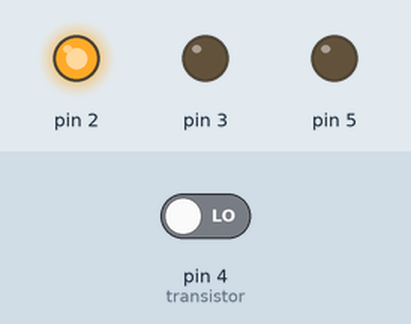
Recording of a sketch running on a simulated Arduino Uno, built with avr-gcc and run on an emulated ATmega328P. Parts: output pins drawn as LEDs (lit = HIGH). The inputs (shaded band) are chosen by the test bench; at power-on: pin 4 (transistor) LOW.

Above: at 1.2 s.
1.3 s: pin 4 (transistor) driven HIGH
At 2.1 s:
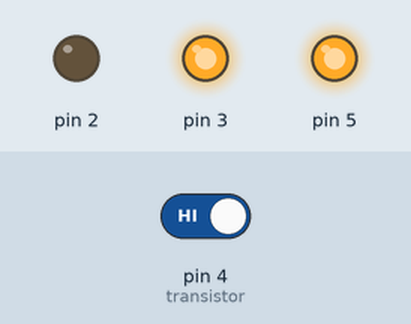
2.8 s: pin 4 (transistor) driven LOW
At 3.2 s:
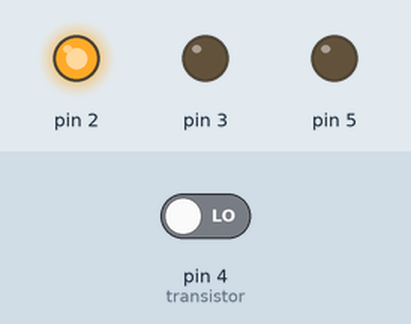
Timing chart, 0 to 5.8 s (numbered marks = the images above; inputs shaded):
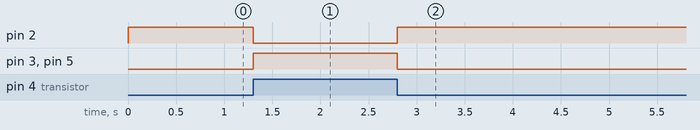

Measured:
- after the input at 1.3 s, pin 2: HIGH → LOW at once; pin 3, pin 5: LOW → HIGH at once
- after the input at 2.8 s, pin 2: LOW → HIGH at once; pin 3, pin 5: HIGH → LOW at once

The sketch:

Bomba_de_Agua_2022030.ino
```cpp
 /*
Fundación Kinal
Centro Educativo Técnico Labral Kinal
Electrónica
Grado: Quinto
Sección: A
Curso: Taller de Electrónica Digital y Reparación de Computadoras I
Nombre: Cristian Estuardo Orellana Dieguez
Carné: 2022030
*/
#define out(pin) pinMode(pin,OUTPUT)
#define in(pin) pinMode(pin,INPUT)
#define h(pin) digitalWrite(pin, HIGH)
#define l(pin) digitalWrite(pin, LOW)
#define ledR 2
#define ledA 3
#define transistor 4
#define rele 5
void setup() {
  out(ledR);
  out(ledA);
  out(rele);
  in(transistor);
}

void loop() {
  bool activacion = digitalRead(transistor);
  if(activacion == HIGH){
    l(ledR);
    h(ledA);
    h(rele);
  }

  if(activacion == LOW){
    l(ledA);
    h(ledR);
    l(rele);
  }
}
```
